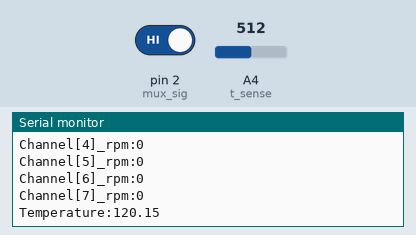
This sketch was run on a simulated Arduino Uno, built with avr-gcc and run on an emulated ATmega328P. Parts: the last lines printed to the serial monitor. Inputs (shaded band) come from the test bench; at power-on: A4 (t_sense) = 512, pin 2 (mux_sig) HIGH.

Above: at 16.8 s.
16.9 s: A4 (t_sense) set to 716
At 17.5 s:
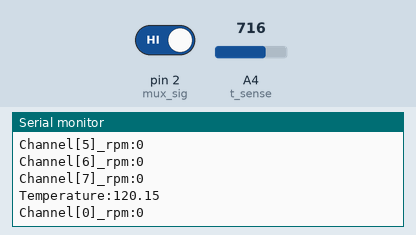
28.9 s: pin 2 (mux_sig) driven LOW
At 29.8 s:
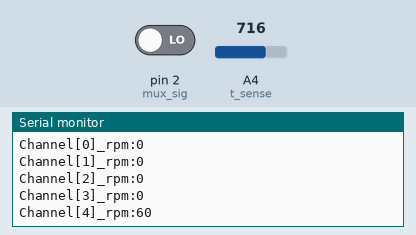
40.9 s: A4 (t_sense) set to 900
At 41.8 s:
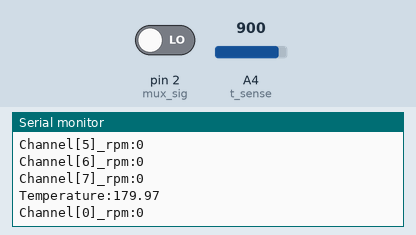
Timing chart, 0 to 43.9 s (numbered marks = the images above; inputs shaded):
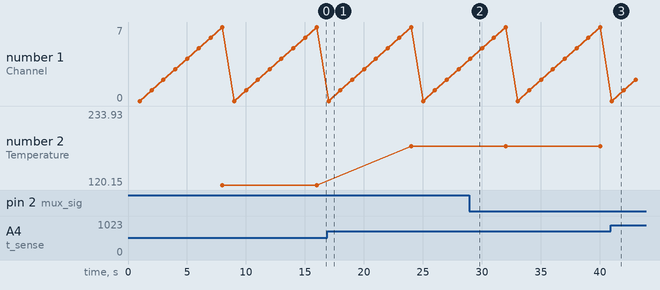

Measured:
- after the input at 28.9 s, the serial monitor: prints a new line after 0.11 s (image 2)
- plotted number 2: 120.15 → 179.97 after the input at 16.9 s, 179.97 → 233.93 after the input at 40.9 s

The sketch:

fan_controller_boardv1.2.ino
```cpp
#define mux_s0 9
#define mux_s1 10
#define mux_s2 11
#define mux_s3 12
#define mux_sig 2
#define mux_en 8
#define t_sense A4


int f_cnt = 0;

void cntr() {
  f_cnt++;
}

void setup() {
  // put your setup code here, to run once:
  Serial.begin(115200);
  pinMode(mux_s0, OUTPUT);
  pinMode(mux_s1, OUTPUT);
  pinMode(mux_s2, OUTPUT);
  pinMode(mux_s3, OUTPUT);
  pinMode(mux_en, OUTPUT);

  digitalWrite(mux_en, HIGH);  //disable mux chip (for now...)
}

void enableInterrupt() {
  attachInterrupt(digitalPinToInterrupt(mux_sig), cntr, FALLING);  //pulse counter for reading fan tag
}

void disableInterrupt() {
  detachInterrupt(digitalPinToInterrupt(mux_sig));  //pulse counter for reading fan tag
}


void loop() {
  // put your main code here, to run repeatedly:
  int rpm = 0;
  for(int i=0;i<8;i++){
    rpm = get_rpm(i);
    Serial.print("Channel[");
    Serial.print(i);
    Serial.print("]_rpm:");
    Serial.print(rpm);
    Serial.println();
  }
  read_temp();
}


float mapfloat(float x, float in_min, float in_max, float out_min, float out_max)
{
  return (float)(x - in_min) * (out_max - out_min) / (float)(in_max - in_min) + out_min;
}

void read_temp() {
  int t_in = analogRead(t_sense);
  float tmp_v = mapfloat(t_in, 0, 1023, 0, 5);
  float t_C = mapfloat(tmp_v, 0.5, 2.5, 0, 120);
  Serial.print("Temperature:");
  Serial.print(t_C);
  Serial.println();
}


void setMux(int ch) {
  digitalWrite(mux_s0, bitRead(0, ch) ? HIGH : LOW);
  digitalWrite(mux_s1, bitRead(1, ch) ? HIGH : LOW);
  digitalWrite(mux_s2, bitRead(2, ch) ? HIGH : LOW);
  digitalWrite(mux_s3, bitRead(3, ch) ? HIGH : LOW);
}

int get_rpm(int ch){
  f_cnt = 0;
  digitalWrite(mux_en, LOW);
  setMux(ch);
  enableInterrupt();
  delay(1000);
  disableInterrupt();
  digitalWrite(mux_en, HIGH);
  return f_cnt * 60;
}
```
